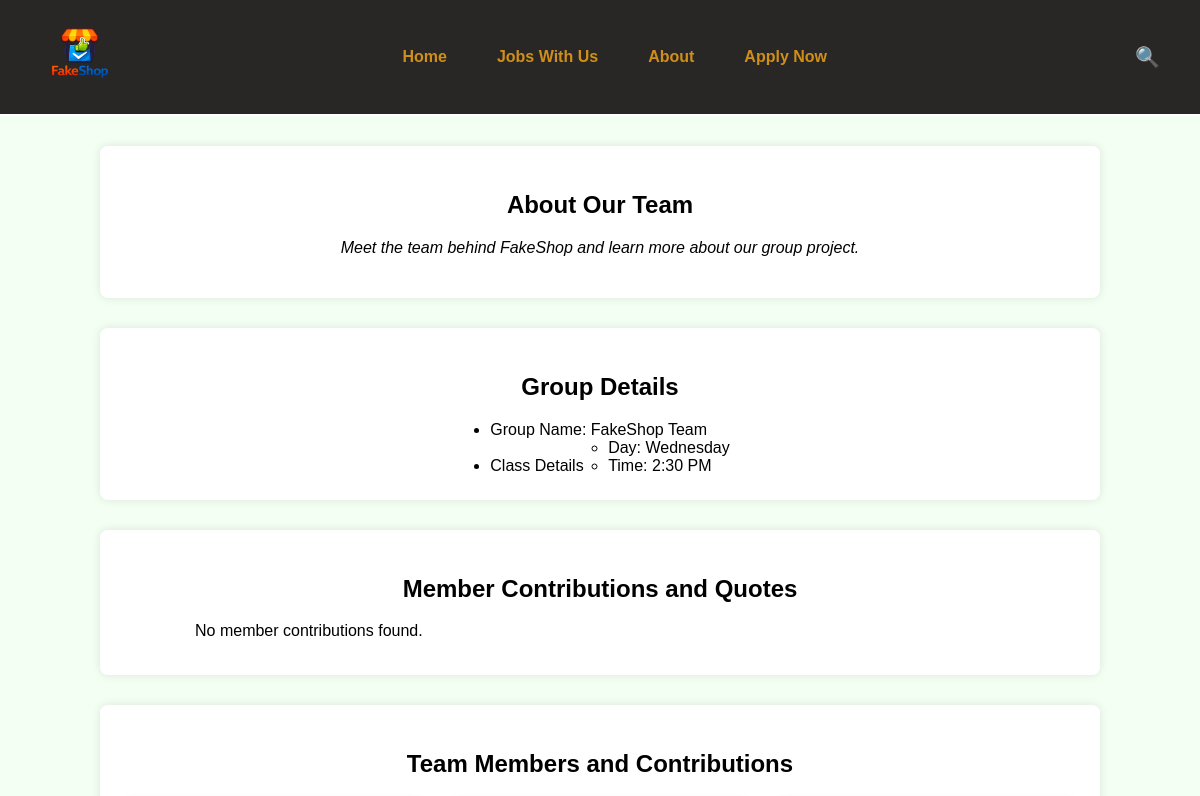
Page /about.php (upper part) on the earlier database version.
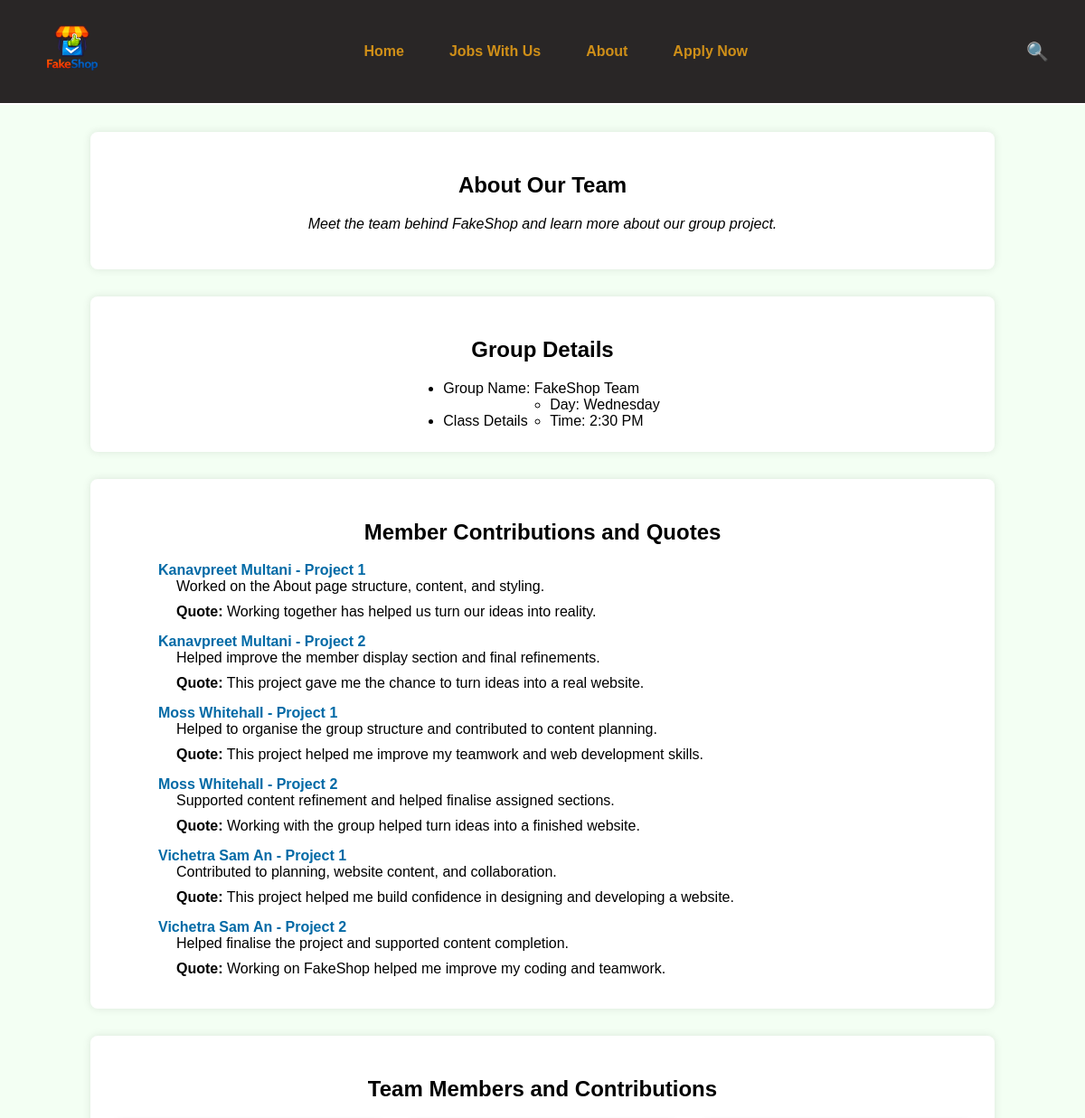
Same page on the later database version.
### about.php (the view, shortened to what this page needs)
<?php
require_once("settings.php");
$conn = @mysqli_connect($host, $user, $pwd, $sql_db);
$query = "SELECT member_name, project_part, contribution_text, quote_text FROM `members contribution` ORDER BY member_name, project_part";
$result = mysqli_query($conn, $query);
?>
<!doctype html>
<html lang="en">
<head>
	<link rel="stylesheet" href="style/style.css" />
</head>
<body>
	<?php
	include("./includes/nav.inc");
	?>
	<div class="content-area">
		<main>
			<section class="about-intro">
				<h1 style="text-align: center">About Our Team</h1>
				<p class="about-note">
					Meet the team behind FakeShop and learn more about our group
					project.
				</p>
			</section>
			<section class="group-details">
				<h2>Group Details</h2>
				<ul>
					<li>Group Name: FakeShop Team</li>
					<li>
						Class Details
						<ul>
							<li>Day: Wednesday</li>
							<li>Time: 2:30 PM</li>
						</ul>
					</li>
				</ul>
			</section>
			<section class="member-definition-list">
				<h2 style="text-align: center">Member Contributions and Quotes</h2>
				<dl>
					<?php
					if ($result && mysqli_num_rows($result) > 0) {
						while ($row = mysqli_fetch_assoc($result)) {
							echo "<dt>" . htmlspecialchars($row['member_name']) . " - " . htmlspecialchars($row['project_part']) . "</dt>";
							echo "<dd>" . htmlspecialchars($row['contribution_text']) . "</dd>";
							echo "<dd><strong>Quote:</strong> " . htmlspecialchars($row['quote_text']) . "</dd>";
						}
					} else {
						echo "<dd>No member contributions found.</dd>";
					}
					?>
				</dl>
			</section>
			<section class="member-info">
				<h2 style="text-align: center">Team Members and Contributions</h2>
			</section>
		</main>
	</div>
</body>
</html>

Differences in the rows shown:
added members contribution: member_name "Kanavpreet Multani", project_part "Project 1", contribution_text "Worked on the About page structure, content, and styling.", quote_text "Working together has helped us turn our ideas into reality."
added members contribution: member_name "Kanavpreet Multani", project_part "Project 2", contribution_text "Helped improve the member display section and final refinements.", quote_text "This project gave me the chance to turn ideas into a real website."
added members contribution: member_name "Moss Whitehall", project_part "Project 1", contribution_text "Helped to organise the group structure and contributed to content planning.", quote_text "This project helped me improve my teamwork and web development skills."
added members contribution: member_name "Moss Whitehall", project_part "Project 2", contribution_text "Supported content refinement and helped finalise assigned sections.", quote_text "Working with the group helped turn ideas into a finished website."
added members contribution: member_name "Vichetra Sam An", project_part "Project 1", contribution_text "Contributed to planning, website content, and collaboration.", quote_text "This project helped me build confidence in designing and developing a website."
added members contribution: member_name "Vichetra Sam An", project_part "Project 2", contribution_text "Helped finalise the project and supported content completion.", quote_text "Working on FakeShop helped me improve my coding and teamwork."
Other differences:
text no longer shown: "No member contributions found."
